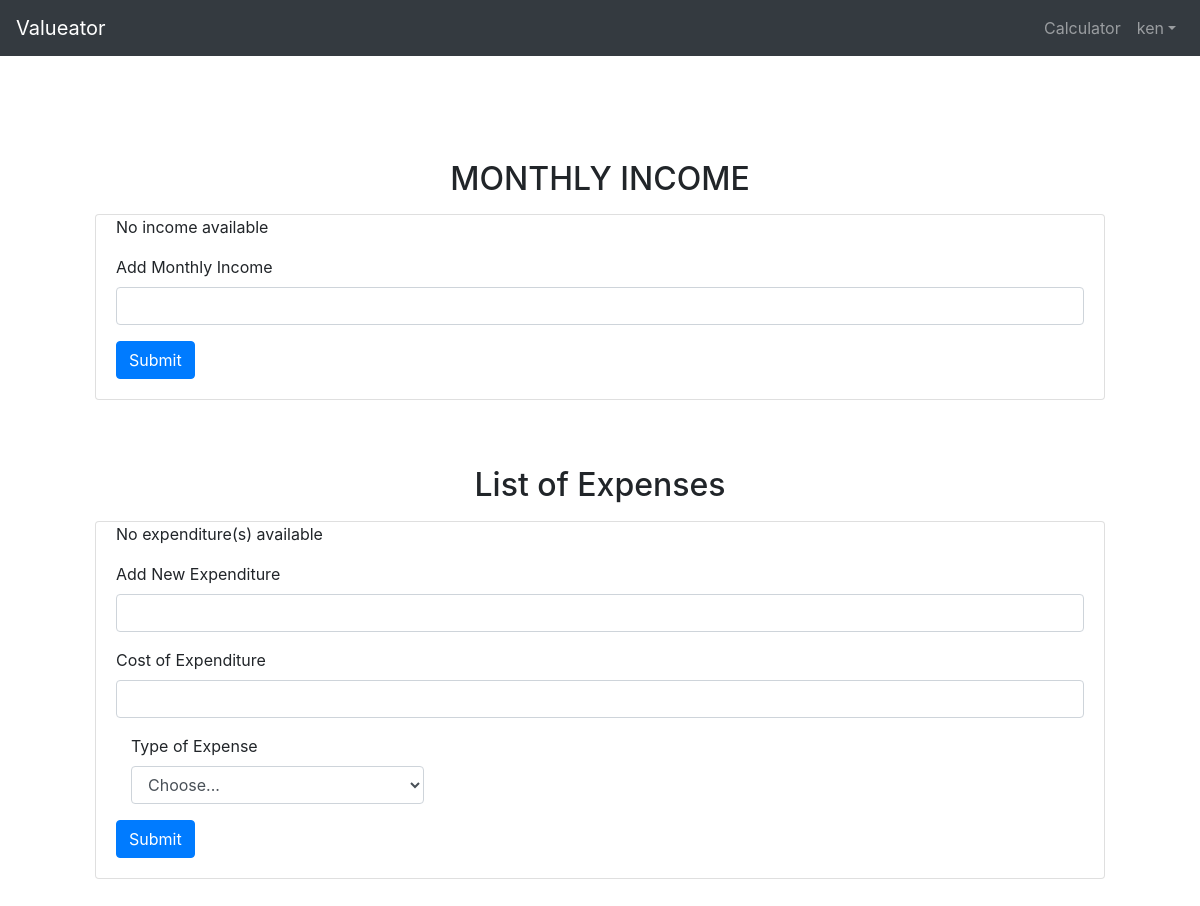
Page /calculator/ (signed in) on the earlier database version.
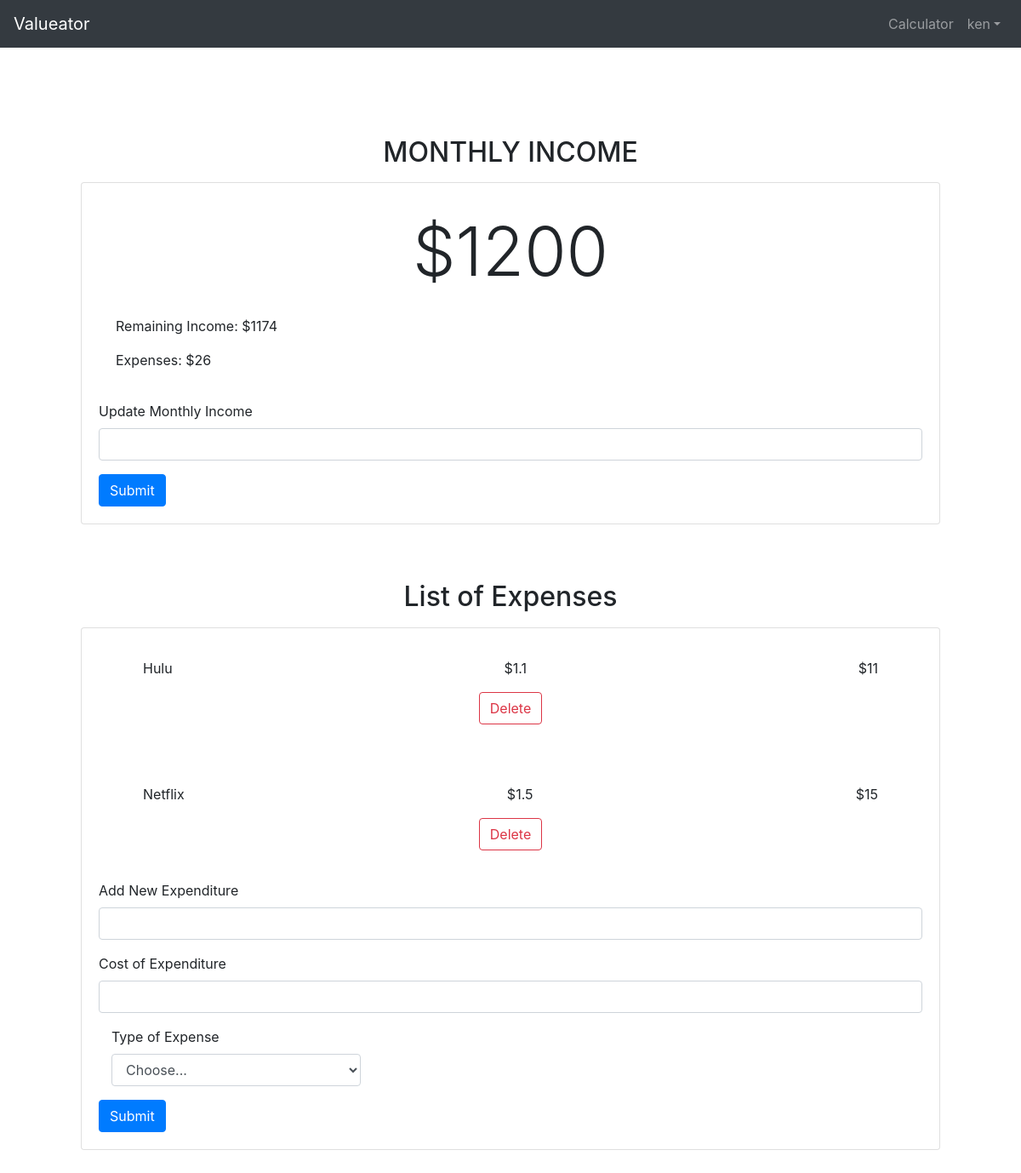
Same page on the later database version.
### Calculator/models.py (models this page shows, shortened)
class Income(models.Model):
    income_text = models.IntegerField(validators=[MinValueValidator(0),MaxValueValidator(1000000)])
    user = models.ForeignKey(settings.AUTH_USER_MODEL, on_delete=models.CASCADE)

class Expenditure(models.Model):
    expenditure_text = models.CharField(max_length=50)
    expenditure_price = models.IntegerField(validators=[MinValueValidator(0),MaxValueValidator(1000000)])
    user = models.ForeignKey(settings.AUTH_USER_MODEL, on_delete=models.CASCADE)
    topic = models.ForeignKey(Topics, on_delete=models.CASCADE, null=True)
    sub_hours = models.IntegerField(validators=[MinValueValidator(0),MaxValueValidator(744)], blank=True, null=True)

### Calculator/views.py (the view)
# urls.py: path('', views.calculator, name='calculator'),
def calculator(request):
    try:
        latest_income_list = Income.objects.get(user = request.user)
        latest_expenditure_list = Expenditure.objects.filter(user = request.user)
        topics_list = Topics.objects.all()
        totalExpenditureCost = 0
        hourly_rate_list = []
        for expense in latest_expenditure_list:
            totalExpenditureCost += expense.expenditure_price
            if expense.topic.topic_text == "Digital Subscription":
                if expense.sub_hours > 0:
                    hourly_rate = expense.expenditure_price/expense.sub_hours
                else:
                    hourly_rate = 0
                hourly_rate_list.append(hourly_rate)
            else:
                hourly_rate_list.append(-1)
        remainingIncome = latest_income_list.income_text - totalExpenditureCost
        fusion = zip(latest_expenditure_list, hourly_rate_list)
        context = {
            'latest_income': latest_income_list,
            'fusion': fusion,
            'topics_list': topics_list,
            'totalExpenditureCost': totalExpenditureCost,
            'remainingIncome': remainingIncome
        }
        print(context)
        return render(request, "Calculator/calculator.html", context)
    except:
        return render(request, "Calculator/calculator.html")

### Calculator/models.py (called while the page is built)
    def __str__(self):
        return self.topic_text

### Calculator/templates/Calculator/calculator.html (shortened to what the changed rows need)
{% extends 'base.html' %}
{% load static %}
{% block extrahead %}
<link rel="stylesheet" type="text/css" href="{% static 'css/calculator.css' %}">
{% endblock %}
{% block content %}
<div class="page-container" id="page-body">
    {% if user.is_authenticated %}
    <div class='income-section'>
        <h2 class='text-center mb-3'>MONTHLY INCOME</h2>
        <div class='card mb-3'>
        {%if latest_income %}
                <div class='card-body'>
                    <p class='lead'>${{ latest_income.income_text }}</p>
                    <p class='r-income'>Remaining Income: ${{ remainingIncome }}</p>
                    <p class='exp-total'>Expenses: ${{ totalExpenditureCost }}</p>
                </div>
                <form method='POST' action="{% url 'Calculator:addIncome' %}">
                    <div class='form-group'>
                        <label for='add-income'>Update Monthly Income</label>
                        <input class='form-control' id='add-income' name='income_text'>
                    </div>
                    <button type="submit" class="btn btn-primary">Submit</button>
                </form>
        {% else %}
            <p>No income available</p>
            <form method='POST' action="{% url 'Calculator:addIncome' %}">
                <div class='form-group'>
                    <label for='add-income'>Add Monthly Income</label>
                    <input class='form-control' id='add-income' name='income_text'>
                </div>
                <button type="submit" class="btn btn-primary">Submit</button>
            </form>
        {% endif %}
        </div>
    </div>
    <div class='expenditure-list'>
        <h2 class='text-center mb-3'>List of Expenses</h2>
        <div class='card mb-3'>
        {%if fusion %}
            {% for expenditure, hourly in fusion %}
                    <div class='card-body'>
                        <div class='exp-info'>
                            <p class='exp-name'>{{ expenditure.expenditure_text }}</p>
                            <p class='exp-cost'>${{ expenditure.expenditure_price }}</p>
                            {% if hourly > -1 %}
                                {% if hourly == 0 %}
                                    <p>You have not been using this subscription!</p>
                                {% else %}
                                    <p>${{hourly}}</p>
                                {% endif %}
                            {% endif %}
                            <form method='POST' action="{% url 'Calculator:deleteExpenditure' expenditure.id %}">
                                <button type="submit" class="btn btn-outline-danger">Delete</button>
                            </form>
                        </div>
                    </div>
            {% endfor %}
            <form method='POST' action="{% url 'Calculator:addExpenditure' %}">
                <div class='form-group'>
                    <label for='add-expenditure'>Add New Expenditure</label>
                    <input class='form-control' id='add-expenditure' name='expenditure_text'>
                </div>
                <div class='form-group'>
                    <label for='add-expenditure-price'>Cost of Expenditure</label>
                    <input class='form-control' id='add-expenditure-price' name='expenditure_price'>
                </div>
                <div class="form-group col-md-4">
                    <div id="exp-type">
                        <label for="topic_text">Type of Expense</label>
                        <select id="topic_text" class="form-control" name="topic_text">
                        <option selected>Choose...</option>
                        </select>
                    </div>
                </div>
                <button type="submit" class="btn btn-primary">Submit</button>
            </form>
        {% else %}
            <p>No expenditure(s) available</p>
            <form method='POST' action="{% url 'Calculator:addExpenditure' %}">
                <div class='form-group'>
                    <label for='add-expenditure'>Add New Expenditure</label>
                    <input class='form-control' id='add-expenditure' name='expenditure_text'>
                </div>
                <div class='form-group'>
                    <label for='add-expenditure-price'>Cost of Expenditure</label>
                    <input class='form-control' id='add-expenditure-price' name='expenditure_price'>
                </div>
                <div class="form-group col-md-4">
                    <div id="exp-type">
                    <label for="topic_text">Type of Expense</label>
                    <select id="topic_text" class="form-control" name="topic_text">
                      <option selected>Choose...</option>
                    </select>
                    </div>
                </div>
                <button type="submit" class="btn btn-primary">Submit</button>
            </form>
        {% endif %}
        </div>
    </div>
    {% else %}
    <h1>You must login to be able to use the calculator</h1>
    {% endif %}
</div>
    {% endblock %}

Differences in the rows shown:
now on this page (row unchanged): Income: income_text "1200"
now on this page (row edited): Expenditure: expenditure_text "Hulu", expenditure_price "11", hourly "1.1"
now on this page (row edited): Expenditure: expenditure_text "Netflix", expenditure_price "15", hourly "1.5"
Other differences:
{{ remainingIncome }}: (not shown) → "1174"
{{ totalExpenditureCost }}: (not shown) → "26"
form field topic_text: (not shown) → "Choose..."
form field topic_text: "Choose..." → (not shown)
text no longer shown: "No income available Add Monthly Income No expenditure(s) available"
text now shown: "$ Remaining Income: $ Expenses: $ Update Monthly Income"
